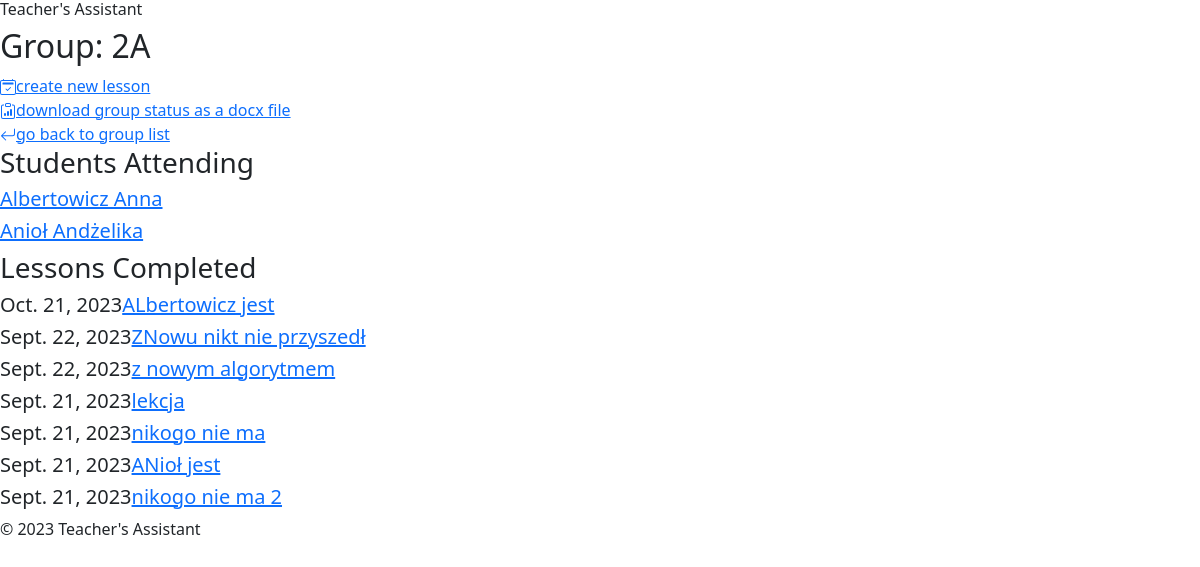
The page /groups/2A/ on the database as committed earlier.
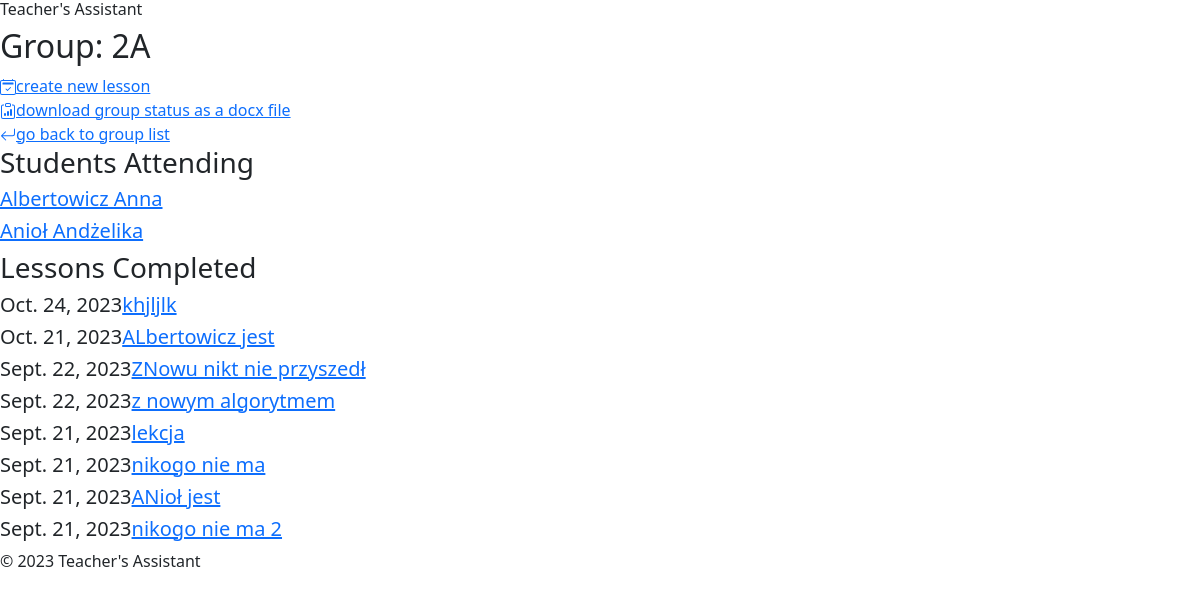
The same page on the database as committed later.
### groups/models.py (models this page shows, shortened)
class Student(ms.Model):
    name = ms.CharField(max_length=20, help_text="The student's first name.")
    surname = ms.CharField(max_length=20, help_text="The student's last name.")
    group = ms.ForeignKey(Group, on_delete=ms.CASCADE, help_text="The group to which the student belongs.")
    def __str__(self):
        return f"{self.surname} {self.name}"

class Lesson(ms.Model):
    date = ms.DateField(default=timezone.now)
    subject = ms.CharField(max_length=50, help_text="The subject of the lesson.")
    group = ms.ForeignKey(Group, on_delete=ms.CASCADE, help_text="The group that participated in the lesson.")
    students_present = ms.ManyToManyField(Student, blank=True, related_name='lessons_present')
    students_absent = ms.ManyToManyField(Student, blank=True, related_name='lessons_absent')

### groups/views.py (the view)
# urls.py: path('<str:lvl>/', views.group_lessons, name='group_lessons'),
def group_lessons(request, lvl):
    group = get_object_or_404(Group, level=lvl)
    lessons = Lesson.objects.filter(group=group).order_by('-date')
    students_in = Student.objects.filter(group=group).order_by('surname')
    return render(request, 'groups/group_lessons.html', {'group':group, 'lessons':lessons, 'students_in':students_in})

### templates/groups/group_lessons.html
{% extends 'groups/base.html' %}
{% block content %}
<h2>Group: {{group.level}}</h2>
<a href="{% url 'new_lesson' lvl=group.level %}">
                    {% include './icons/calendar2-check.svg' %}create new lesson</a>
<br>
<a href="{% url 'get_status' lvl=group.level %}">
		    {% include './icons/clipboard-data.svg' %}download group status as a docx file</a>
<br>
<a href="{% url 'group_list' %}">
	{% include './icons/arrow-return-left.svg' %}go back to group list</a>
<br>
<h3>Students Attending</h3>
{% for student in students_in %}
<h5><a href="{% url 'student_info' lvl=group.level  pk=student.pk %}">{{student}}</a></h5>
{% endfor %}
<h3>Lessons Completed</h3>
{% for lesson in lessons %}
<h5>{{lesson.date}}<a href="{% url 'edit_lesson' lvl=group.level pk=lesson.pk %}">{{lesson.subject}}</a></h5>
{% endfor %}
{% endblock %}

Rows that differ between the two databases and show on the page:
added Lesson: date "Oct. 24, 2023", subject "khjljlk"
